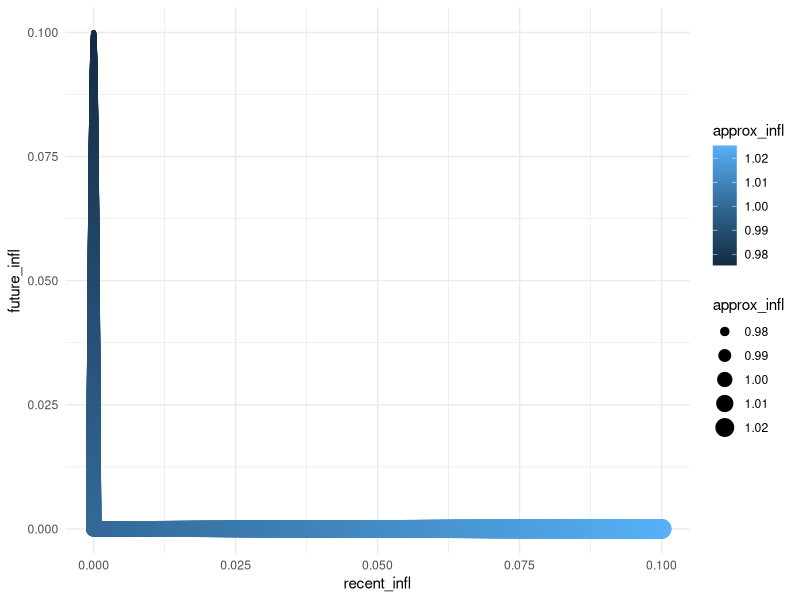

Source code (R):
## ---- chunk 1
knitr::opts_chunk$set(echo = TRUE)
## ---- chunk 2
library(data.table)
library(lubridate)
library(ggplot2)
library(pracma)
theme_set(theme_minimal())
## ---- chunk 3
range_infl = seq(0,10/100,0.01/100)
recent_infl = c(rep(0,10/100,1001),range_infl,rep(0,10/100,1001),rev(range_infl))
future_infl = c(range_infl,rep(0,10/100,1001),rev(range_infl),rep(0,10/100,1001))
approx_infl_dt <- data.table(recent_infl,future_infl)
approx_infl_dt[,diff_infl := future_infl-recent_infl]
approx_infl_dt[,approx_infl := (1+recent_infl/12)^3/(1+future_infl/12)^3]
ggplot(approx_infl_dt,aes(x=recent_infl,y=future_infl,size=approx_infl,color=approx_infl)) + geom_point()
approx_infl_dt[,max(1-approx_infl)]
approx_infl_dt[,min(1-approx_infl)]
